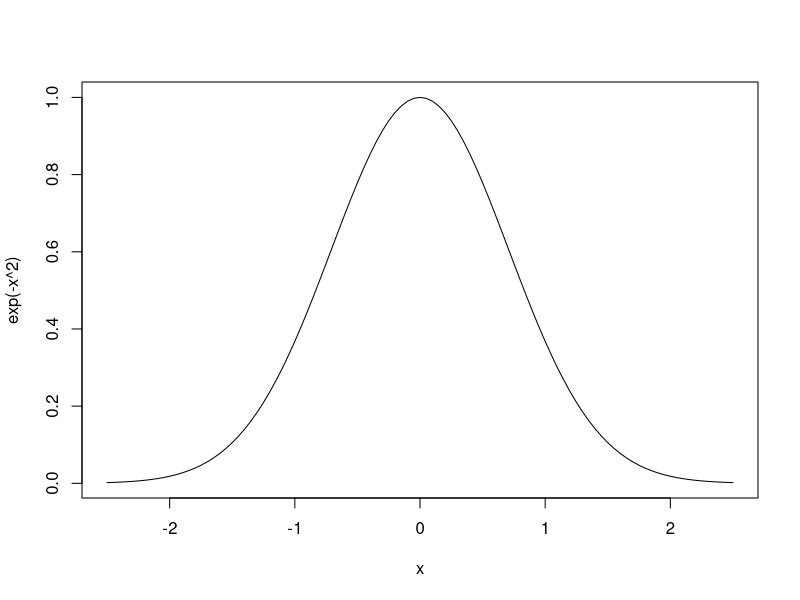

Reproduce this figure in R.
## ---- chunk 1
curve(exp(-x^2), -2.5, 2.5)
